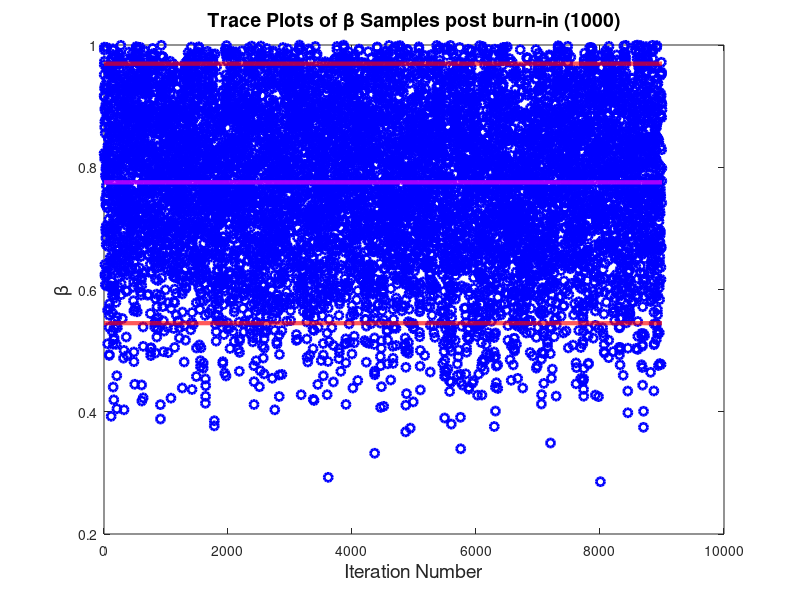

Reproduce this figure in MATLAB.
%% STA 601: Lab 3
% Author: Kedar S Prabhudesai
% Created on: 09/18/2013

close all;
clear all;

%% Full Conditionals
% Initial values
Beta0 = 0.05;

% N|beta,y ~ Poisson(25(1-beta))
NGivenBetaAndY = makedist('Poisson','lambda',25*(1-Beta0));
N1 = NGivenBetaAndY.random() + 20;
% beta|N,y ~ Beta(21,N-19)
BetaGivenNAndY = makedist('Beta','a',21,'b',N1-19);
Beta1 = BetaGivenNAndY.random();
% Samples from Full Conditionals
nSamples = 10000;
NSamples = zeros(1,nSamples);
BetaSamples = zeros(1,nSamples);

NSamples(1) = N1;
BetaSamples(1) = Beta1;

for iSample = 2:nSamples
    NGivenBetaAndY.lambda = 25*(1-BetaSamples(iSample-1));
    NSamples(iSample) = NGivenBetaAndY.random()+20;
    
    BetaGivenNAndY.b = NSamples(iSample)-19;
    BetaSamples(iSample) = BetaGivenNAndY.random();
end
% figure;plot(BetaSamples,NSamples,'bo-','Linewidth',2);
% title('First 10 Samples from Gibbs Sampler','FontSize',14);
% xlabel('\beta','FontSize',14);
% ylabel('N','FontSize',14);

% Burn-In
BetaSamples(1:1000) = [];
NSamples(1:1000) = [];

PostCredIntrval = quantile(BetaSamples,[0.05 0.95]);

figure;plot(1:numel(BetaSamples),BetaSamples,'bo','Linewidth',2);hold on;
plot(1:numel(BetaSamples),repmat(mean(BetaSamples),1,numel(BetaSamples)),'m-','Linewidth',3);
plot(1:numel(BetaSamples),repmat(PostCredIntrval(1),1,numel(BetaSamples)),'r-','Linewidth',3);
plot(1:numel(BetaSamples),repmat(PostCredIntrval(2),1,numel(BetaSamples)),'r-','Linewidth',3);hold off;
title('Trace Plots of \beta Samples post burn-in (1000)','FontSize',14);
xlabel('Iteration Number','FontSize',14);
ylabel('\beta','FontSize',14);

% P(N=20)
ProbOfInterest = mean(NSamples==20);
